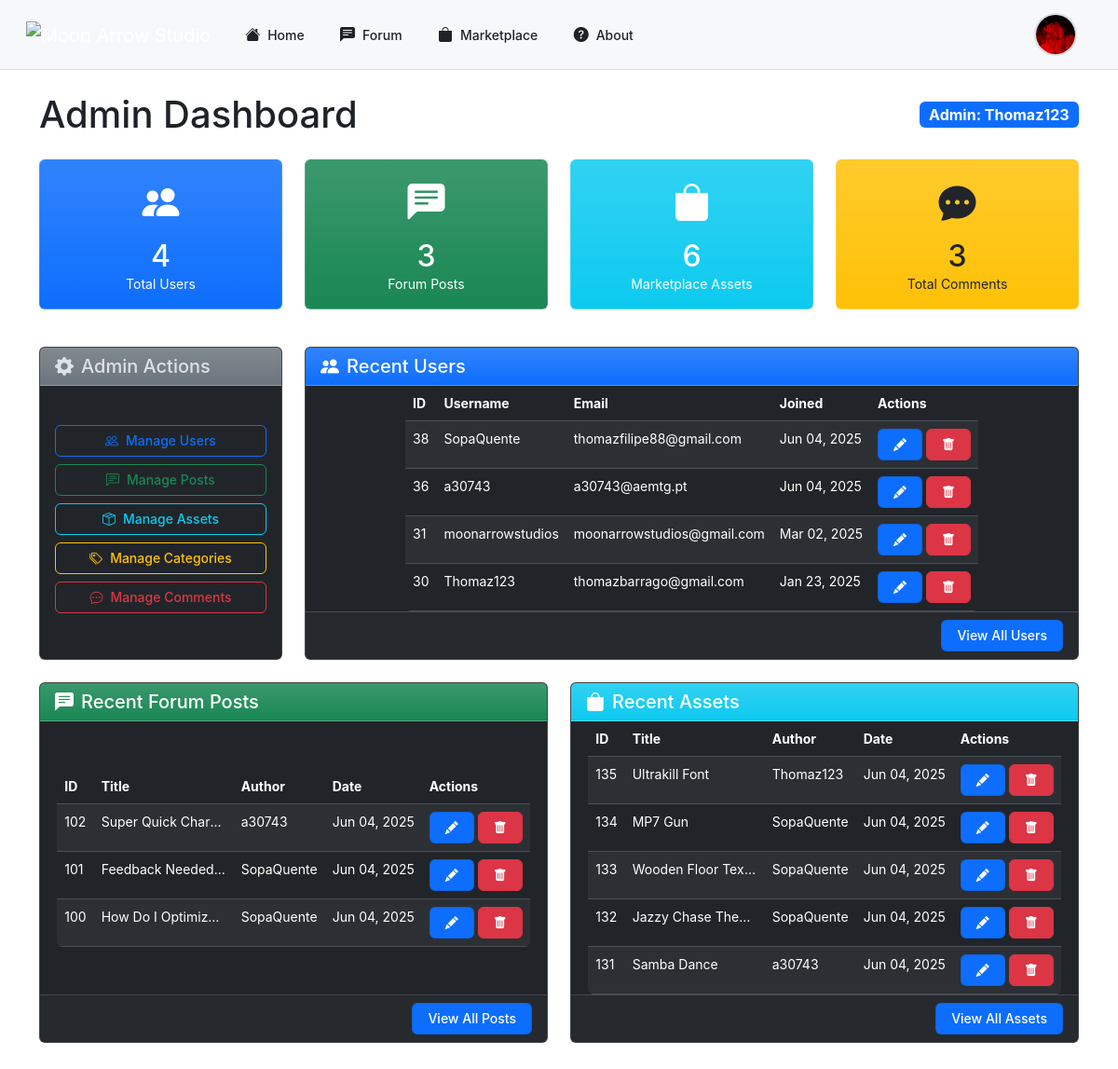
/php/admin/dashboard.php (signed in), run on the app's committed database.
### tables this page shows
CREATE TABLE IF NOT EXISTS `users` (
  `user_id` int NOT NULL AUTO_INCREMENT,
  `username` varchar(50) NOT NULL,
  `email` varchar(100) NOT NULL,
  `password` varchar(255) NOT NULL,
  `role` enum('admin','user') DEFAULT 'user',
  `created_at` datetime DEFAULT CURRENT_TIMESTAMP,
  `profile_picture` varchar(255) DEFAULT NULL,
  `banner` varchar(255) DEFAULT NULL,
  `description` text,
  `status` enum('active','suspended') NOT NULL DEFAULT 'active',
  `youtube` varchar(255) DEFAULT NULL,
  `linkedin` varchar(255) DEFAULT NULL,
  `twitter` varchar(255) DEFAULT NULL,
  `instagram` varchar(255) DEFAULT NULL,
  `github` varchar(255) DEFAULT NULL,
  `portfolio` varchar(255) DEFAULT NULL,
  `reported_count` int NOT NULL DEFAULT '0',
  `follow_notifications` tinyint(1) NOT NULL DEFAULT '1',
  `asset_comment_notifications` tinyint(1) NOT NULL DEFAULT '1',
  `reply_notifications` tinyint(1) NOT NULL DEFAULT '1',
  `notification_frequency` enum('instant','hourly','daily','weekly') NOT NULL DEFAULT 'instant',
  `email_updates` tinyint(1) NOT NULL DEFAULT '1',
  `comment_notifications` tinyint(1) NOT NULL DEFAULT '1',
  PRIMARY KEY (`user_id`),
  UNIQUE KEY `username` (`username`),
  UNIQUE KEY `email` (`email`)
);

CREATE TABLE IF NOT EXISTS `posts` (
  `id` int NOT NULL AUTO_INCREMENT,
  `title` varchar(255) NOT NULL,
  `content` text NOT NULL,
  `category_id` int NOT NULL,
  `hashtags` text,
  `images` text,
  `created_at` timestamp NULL DEFAULT CURRENT_TIMESTAMP,
  `videos` text,
  `user_id` int NOT NULL,
  `upvotes` int DEFAULT '0',
  `downvotes` int DEFAULT '0',
  `status` enum('published','draft','hidden') NOT NULL DEFAULT 'published',
  `views` int DEFAULT '0',
  `updated_at` timestamp NULL DEFAULT CURRENT_TIMESTAMP ON UPDATE CURRENT_TIMESTAMP,
  `reported_count` int DEFAULT '0',
  PRIMARY KEY (`id`),
  KEY `fk_posts_categories` (`category_id`),
  KEY `user_id` (`user_id`)
);

CREATE TABLE IF NOT EXISTS `assets` (
  `id` int NOT NULL AUTO_INCREMENT,
  `title` varchar(255) NOT NULL,
  `content` text NOT NULL,
  `category_id` int NOT NULL,
  `hashtags` text,
  `images` text,
  `created_at` timestamp NULL DEFAULT CURRENT_TIMESTAMP,
  `videos` text,
  `user_id` int NOT NULL,
  `upvotes` int DEFAULT '0',
  `downvotes` int DEFAULT '0',
  `preview_image` varchar(255) DEFAULT NULL,
  `asset_file` varchar(255) DEFAULT NULL,
  `status` enum('published','draft','hidden') NOT NULL DEFAULT 'published',
  `views` int DEFAULT '0',
  `updated_at` timestamp NULL DEFAULT CURRENT_TIMESTAMP ON UPDATE CURRENT_TIMESTAMP,
  `reported_count` int DEFAULT '0',
  `asset_type` text NOT NULL,
  PRIMARY KEY (`id`),
  KEY `fk_posts_categories` (`category_id`),
  KEY `fk_user_id` (`user_id`)
);

### php/admin/dashboard.php (the view, shortened to what this page needs)
<?php
require_once '../db_connect.php';
$query = "SELECT COUNT(*) as total_users FROM users";
$result = $conn->query($query);
$total_users = $result->fetch_assoc()['total_users'];
$query = "SELECT COUNT(*) as total_posts FROM posts";
$result = $conn->query($query);
$total_posts = $result->fetch_assoc()['total_posts'];
$query = "SELECT COUNT(*) as total_assets FROM assets";
$result = $conn->query($query);
$total_assets = $result->fetch_assoc()['total_assets'];
$query = "SELECT
    (SELECT COUNT(*) FROM comments) +
    (SELECT COUNT(*) FROM comments_asset) as total_comments";
$result = $conn->query($query);
$total_comments = $result->fetch_assoc()['total_comments'];
$query = "SELECT user_id, username, email, created_at FROM users ORDER BY created_at DESC LIMIT 5";
$recent_users_result = $conn->query($query);
$recent_users = [];
while ($row = $recent_users_result->fetch_assoc()) {
    $recent_users[] = $row;
}
$query = "SELECT p.id, p.title, u.username, p.created_at
          FROM posts p
          JOIN users u ON p.user_id = u.user_id
          ORDER BY p.created_at DESC LIMIT 5";
$recent_posts_result = $conn->query($query);
$recent_posts = [];
while ($row = $recent_posts_result->fetch_assoc()) {
    $recent_posts[] = $row;
}
$query = "SELECT a.id, a.title, u.username, a.created_at
          FROM assets a
          JOIN users u ON a.user_id = u.user_id
          ORDER BY a.created_at DESC LIMIT 5";
$recent_assets_result = $conn->query($query);
$recent_assets = [];
while ($row = $recent_assets_result->fetch_assoc()) {
    $recent_assets[] = $row;
}
?>
<!DOCTYPE html>
<html lang="en" data-bs-theme="dark">
<head>
    <link rel="stylesheet" href="https://cdn.jsdelivr.net/npm/bootstrap-icons@1.11.3/font/bootstrap-icons.min.css">
    <link rel="stylesheet" href="https://cdn.jsdelivr.net/npm/bootstrap@5.3.3/dist/css/bootstrap.min.css">
</head>
<body>
    <?php include('../header.php'); ?>
    <div class="container py-4">
        <div class="d-flex justify-content-between align-items-center mb-4">
            <h1 class="mb-0">Admin Dashboard</h1>
            <div>
                <span class="badge bg-primary fs-6">Admin: <?php echo htmlspecialchars($_SESSION['username'] ?? 'Admin'); ?></span>
            </div>
        </div>
        <div class="row mb-4">
            <div class="col-md-3 mb-3">
                <div class="card dashboard-card bg-primary bg-gradient text-white">
                    <div class="card-body text-center">
                        <i class="bi bi-people-fill stats-icon"></i>
                        <h3 class="fs-2 mb-0"><?php echo $total_users; ?></h3>
                        <p class="mb-0">Total Users</p>
                    </div>
                </div>
            </div>
            <div class="col-md-3 mb-3">
                <div class="card dashboard-card bg-success bg-gradient text-white">
                    <div class="card-body text-center">
                        <i class="bi bi-chat-left-text-fill stats-icon"></i>
                        <h3 class="fs-2 mb-0"><?php echo $total_posts; ?></h3>
                        <p class="mb-0">Forum Posts</p>
                    </div>
                </div>
            </div>
            <div class="col-md-3 mb-3">
                <div class="card dashboard-card bg-info bg-gradient text-white">
                    <div class="card-body text-center">
                        <i class="bi bi-bag-fill stats-icon"></i>
                        <h3 class="fs-2 mb-0"><?php echo $total_assets; ?></h3>
                        <p class="mb-0">Marketplace Assets</p>
                    </div>
                </div>
            </div>
            <div class="col-md-3 mb-3">
                <div class="card dashboard-card bg-warning bg-gradient text-dark">
                    <div class="card-body text-center">
                        <i class="bi bi-chat-dots-fill stats-icon"></i>
                        <h3 class="fs-2 mb-0"><?php echo $total_comments; ?></h3>
                        <p class="mb-0">Total Comments</p>
                    </div>
                </div>
            </div>
        </div>
        <div class="row">
            <div class="col-md-3 mb-4">
                <div class="card h-100">
                    <div class="card-header bg-secondary bg-gradient">
                        <h5 class="mb-0"><i class="bi bi-gear-fill me-2"></i>Admin Actions</h5>
                    </div>
                    <div class="card-body admin-actions">
                        <a href="manage_users.php" class="btn btn-outline-primary">
                            <i class="bi bi-people me-2"></i>Manage Users
                        </a>
                        <a href="manage_posts.php" class="btn btn-outline-success">
                            <i class="bi bi-chat-left-text me-2"></i>Manage Posts
                        </a>
                        <a href="manage_assets.php" class="btn btn-outline-info">
                            <i class="bi bi-box-seam me-2"></i>Manage Assets
                        </a>
                        <a href="manage_categories.php" class="btn btn-outline-warning">
                            <i class="bi bi-tags me-2"></i>Manage Categories
                        </a>
                        <a href="manage_comments.php" class="btn btn-outline-danger">
                            <i class="bi bi-chat-dots me-2"></i>Manage Comments
                        </a>
                    </div>
                </div>
            </div>
            <div class="col-md-9 mb-4">
                <div class="card h-100">
                    <div class="card-header bg-primary bg-gradient text-white">
                        <h5 class="mb-0"><i class="bi bi-people-fill me-2"></i>Recent Users</h5>
                    </div>
                    <div class="card-body p-0">
                        <div class="table-responsive">
                            <table class="table table-hover table-striped mb-0">
                                <thead>
                                    <tr>
                                        <th>ID</th>
                                        <th>Username</th>
                                        <th>Email</th>
                                        <th>Joined</th>
                                        <th>Actions</th>
                                    </tr>
                                </thead>
                                <tbody>
                                    <?php foreach ($recent_users as $user): ?>
                                    <tr>
                                        <td><?php echo $user['user_id']; ?></td>
                                        <td><?php echo htmlspecialchars($user['username']); ?></td>
                                        <td><?php echo htmlspecialchars($user['email']); ?></td>
                                        <td><?php echo date('M d, Y', strtotime($user['created_at'])); ?></td>
                                        <td>
                                            <a href="edit_user.php?id=<?php echo $user['user_id']; ?>" class="btn btn-sm btn-primary">
                                                <i class="bi bi-pencil-fill"></i>
                                            </a>
                                            <button class="btn btn-sm btn-danger" data-bs-toggle="modal" data-bs-target="#deleteUserModal" data-user-id="<?php echo $user['user_id']; ?>">
                                                <i class="bi bi-trash-fill"></i>
                                            </button>
                                        </td>
                                    </tr>
                                    <?php endforeach; ?>
                                </tbody>
                            </table>
                        </div>
                    </div>
                    <div class="card-footer text-end">
                        <a href="manage_users.php" class="btn btn-sm btn-primary">View All Users</a>
                    </div>
                </div>
            </div>
            <div class="col-md-6 mb-4">
                <div class="card h-100">
                    <div class="card-header bg-success bg-gradient text-white">
                        <h5 class="mb-0"><i class="bi bi-chat-left-text-fill me-2"></i>Recent Forum Posts</h5>
                    </div>
                    <div class="card-body p-0">
                        <div class="table-responsive">
                            <table class="table table-hover table-striped mb-0">
                                <thead>
                                    <tr>
                                        <th>ID</th>
                                        <th>Title</th>
                                        <th>Author</th>
                                        <th>Date</th>
                                        <th>Actions</th>
                                    </tr>
                                </thead>
                                <tbody>
                                    <?php foreach ($recent_posts as $post): ?>
                                    <tr>
                                        <td><?php echo $post['id']; ?></td>
                                        <td class="text-truncate" style="max-width: 150px;"><?php echo htmlspecialchars($post['title']); ?></td>
                                        <td><?php echo htmlspecialchars($post['username']); ?></td>
                                        <td><?php echo date('M d, Y', strtotime($post['created_at'])); ?></td>
                                        <td>
                                            <a href="edit_post.php?id=<?php echo $post['id']; ?>" class="btn btn-sm btn-primary">
                                                <i class="bi bi-pencil-fill"></i>
                                            </a>
                                            <button class="btn btn-sm btn-danger" data-bs-toggle="modal" data-bs-target="#deletePostModal" data-post-id="<?php echo $post['id']; ?>">
                                                <i class="bi bi-trash-fill"></i>
                                            </button>
                                        </td>
                                    </tr>
                                    <?php endforeach; ?>
                                </tbody>
                            </table>
                        </div>
                    </div>
                    <div class="card-footer text-end">
                        <a href="manage_posts.php" class="btn btn-sm btn-primary">View All Posts</a>
                    </div>
                </div>
            </div>
            <div class="col-md-6 mb-4">
                <div class="card h-100">
                    <div class="card-header bg-info bg-gradient text-white">
                        <h5 class="mb-0"><i class="bi bi-bag-fill me-2"></i>Recent Assets</h5>
                    </div>
                    <div class="card-body p-0">
                        <div class="table-responsive">
                            <table class="table table-hover table-striped mb-0">
                                <thead>
                                    <tr>
                                        <th>ID</th>
                                        <th>Title</th>
                                        <th>Author</th>
                                        <th>Date</th>
                                        <th>Actions</th>
                                    </tr>
                                </thead>
                                <tbody>
                                    <?php foreach ($recent_assets as $asset): ?>
                                    <tr>
                                        <td><?php echo $asset['id']; ?></td>
                                        <td class="text-truncate" style="max-width: 150px;"><?php echo htmlspecialchars($asset['title']); ?></td>
                                        <td><?php echo htmlspecialchars($asset['username']); ?></td>
                                        <td><?php echo date('M d, Y', strtotime($asset['created_at'])); ?></td>
                                        <td>
                                            <a href="edit_asset.php?id=<?php echo $asset['id']; ?>" class="btn btn-sm btn-primary">
                                                <i class="bi bi-pencil-fill"></i>
                                            </a>
                                            <button class="btn btn-sm btn-danger" data-bs-toggle="modal" data-bs-target="#deleteAssetModal" data-asset-id="<?php echo $asset['id']; ?>">
                                                <i class="bi bi-trash-fill"></i>
                                            </button>
                                        </td>
                                    </tr>
                                    <?php endforeach; ?>
                                </tbody>
                            </table>
                        </div>
                    </div>
                    <div class="card-footer text-end">
                        <a href="manage_assets.php" class="btn btn-sm btn-primary">View All Assets</a>
                    </div>
                </div>
            </div>
        </div>
    </div>
</body>
</html>

### data on the page
users: user_id "38", username "SopaQuente", email "thomazfilipe88@gmail.com", created_at "Jun 04, 2025"
users: user_id "36", username "a30743", email "a30743@aemtg.pt", created_at "Jun 04, 2025"
users: user_id "31", username "moonarrowstudios", email "moonarrowstudios@gmail.com", created_at "Mar 02, 2025"
users: user_id "30", username "Thomaz123", email "thomazbarrago@gmail.com", created_at "Jan 23, 2025"
posts: id "102", title "Super Quick Char…", user.username "a30743", created_at "Jun 04, 2025"
posts: id "101", title "Feedback Needed…", user.username "SopaQuente", created_at "Jun 04, 2025"
posts: id "100", title "How Do I Optimiz…", user.username "SopaQuente", created_at "Jun 04, 2025"
assets: id "135", title "Ultrakill Font", user.username "Thomaz123", created_at "Jun 04, 2025"
assets: id "134", title "MP7 Gun", user.username "SopaQuente", created_at "Jun 04, 2025"
assets: id "133", title "Wooden Floor Tex…", user.username "SopaQuente", created_at "Jun 04, 2025"
assets: id "132", title "Jazzy Chase Theme", user.username "SopaQuente", created_at "Jun 04, 2025"
assets: id "131", title "Samba Dance", user.username "a30743", created_at "Jun 04, 2025"

### other printed values
$_SESSION['username'] "Thomaz123"
$total_users "4"
$total_posts "3"
$total_assets "6"
$total_comments "3"
